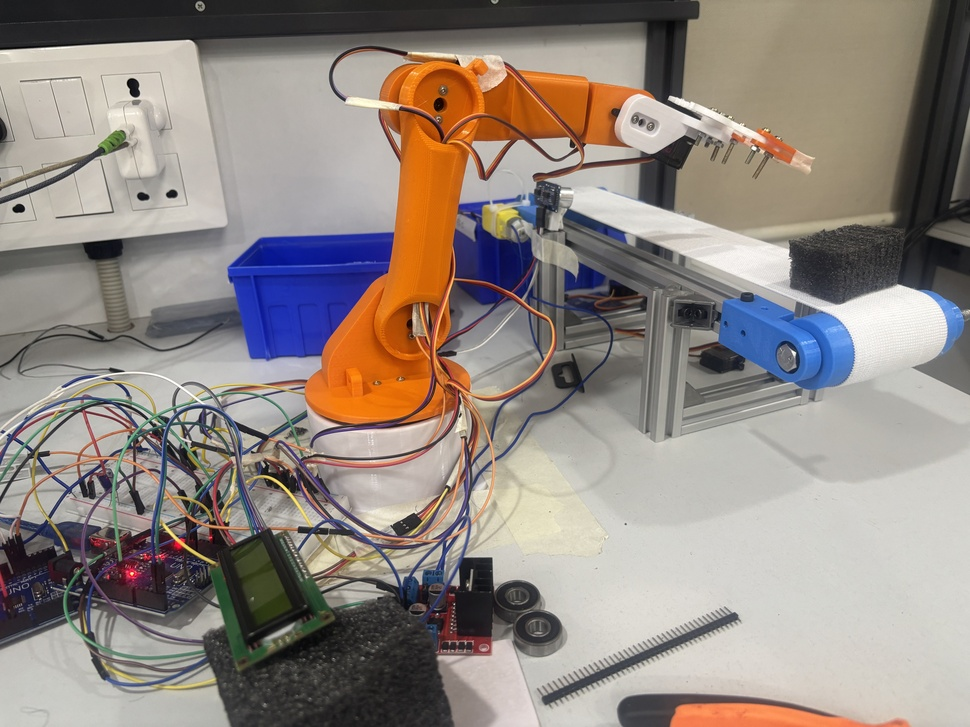
#> input picture IMG_1043.JPG, 970 x 727 px, shrunk from 5712 x 4284 before the run, given in place of the camera
$ python cv.py
#> lines starting #> are read from the running program, lines starting #| are printed output that depends on the picture; after the words box and inside, x2 and y2 are one past the last pixel; in counts of white or black regions, pixels touching at a corner belong together
#> in preview_camera, frame is the input picture: shape (727, 970, 3); mean B, G, R 129.6, 135.9, 145.7
### cv_detector.py
import cv2
import numpy as np


COLOR_RANGES = {
    "Red": [
        (np.array([0, 120, 70]), np.array([10, 255, 255])),
        (np.array([170, 120, 70]), np.array([180, 255, 255])),
    ],
    "Green": [
        (np.array([35, 50, 50]), np.array([85, 255, 255])),
    ]
}


def roi_bounds(width, height):
    return (
        int(width * 0.3),
        int(height * 0.3),
        int(width * 0.7),
        int(height * 0.7),
    )


def detect_color(frame, min_area=1000):
#> called with min_area = 1000
    frame = cv2.flip(frame, 1)
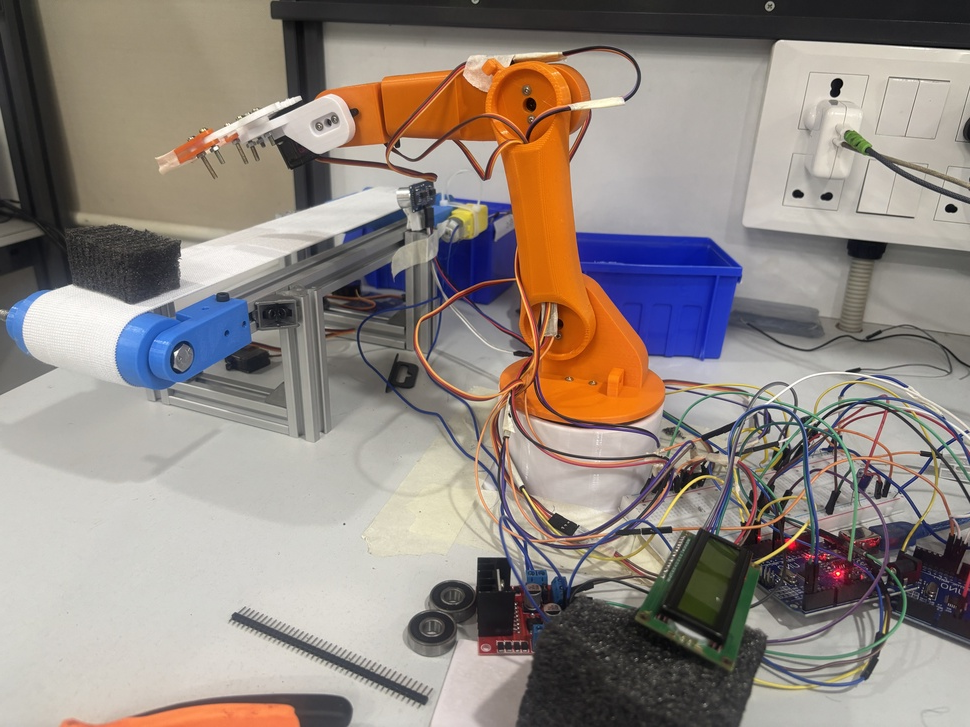
#> frame: shape (727, 970, 3); mean of channels 0, 1, 2 129.6, 135.9, 145.7; drawn as B, G, R
    height, width, _ = frame.shape
#> height = 727; width = 970
    x1, y1, x2, y2 = roi_bounds(width, height)
#> x1 = 291; y1 = 218; x2 = 679; y2 = 508
    roi = frame[y1:y2, x1:x2]
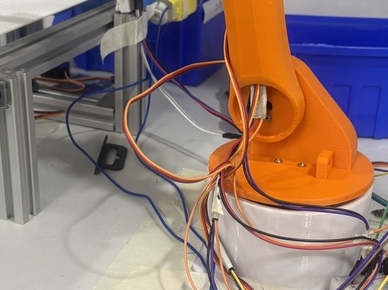
#> roi: shape (290, 388, 3); mean of channels 0, 1, 2 112.1, 118.9, 142.2; drawn as B, G, R
    hsv = cv2.cvtColor(roi, cv2.COLOR_BGR2HSV)
#> hsv: shape (290, 388, 3); mean H, S, V 47.6, 87, 155.7

    best_color = "UNKNOWN"
    best_area = 0

    for color_name, ranges in COLOR_RANGES.items():
        combined_mask = None

        for lower, upper in ranges:
            mask = cv2.inRange(hsv, lower, upper)
            combined_mask = mask if combined_mask is None else cv2.add(combined_mask, mask)

        contours, _ = cv2.findContours(
            combined_mask,
            cv2.RETR_EXTERNAL,
            cv2.CHAIN_APPROX_SIMPLE,
        )

        for contour in contours:
            area = cv2.contourArea(contour)
            if area > max(min_area, best_area):
                best_area = int(area)
                best_color = color_name.upper()
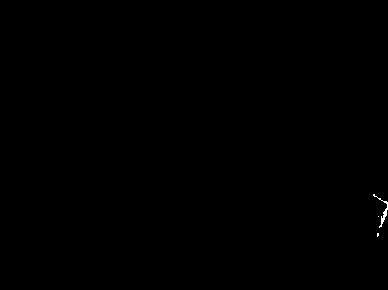
#> combined_mask: shape (290, 388); 0.08% white in thin lines or dots, all inside (x1, y1, x2, y2) = (373, 194, 388, 237)
#> after the loop, best_area = 0; best_color = 'UNKNOWN'

    return {
        "color_name": best_color,
        "area": best_area,
        "roi": {"x1": x1, "y1": y1, "x2": x2, "y2": y2},
    }

### cv.py
import cv2

from cv_detector import detect_color


def preview_camera(camera_index=0):
    cap = cv2.VideoCapture(camera_index)

    while True:
        ret, frame = cap.read()
        if not ret:
            break

        result = detect_color(frame)
#> result = 3 items
        preview = cv2.flip(frame, 1)
        x1 = result["roi"]["x1"]
#> x1 = 291
        y1 = result["roi"]["y1"]
#> y1 = 218
        x2 = result["roi"]["x2"]
#> x2 = 679
        y2 = result["roi"]["y2"]
#> y2 = 508

        cv2.rectangle(preview, (x1, y1), (x2, y2), (255, 0, 0), 2)
        cv2.putText(
            preview,
            f"{result['color_name']} ({result['area']})",
            (x1, y1 - 10),
            cv2.FONT_HERSHEY_SIMPLEX,
            0.8,
            (255, 255, 255),
            2,
        )
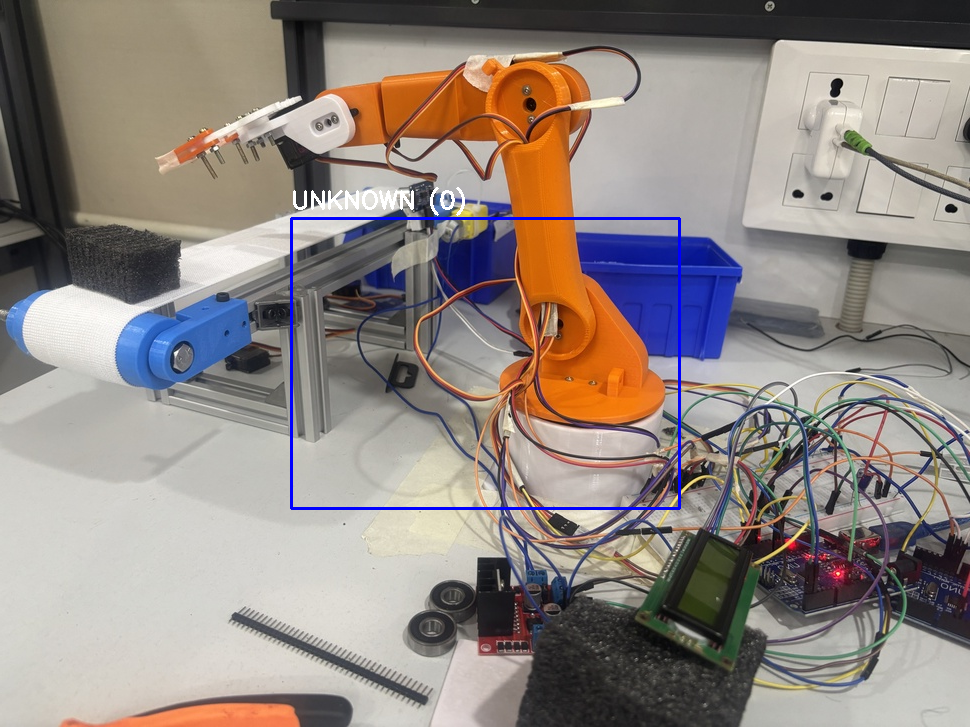
#> preview: shape (727, 970, 3); mean B, G, R 130.4, 135.3, 145

        cv2.imshow("Color Detection", preview)

        if cv2.waitKey(1) & 0xFF == 27:
#> (key Esc is pressed here)
            break

    cap.release()
    cv2.destroyAllWindows()


if __name__ == "__main__":
    preview_camera()
